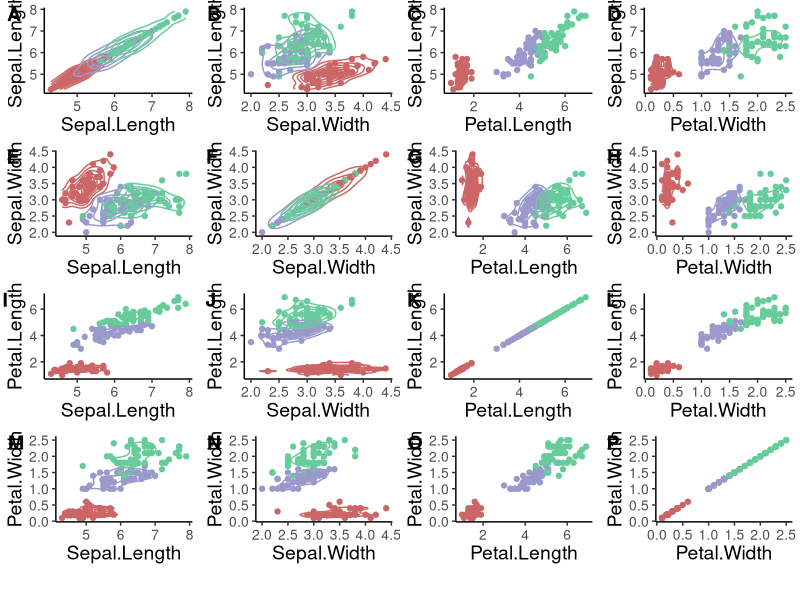

Generate this figure with R:
## ---- chunk 1
library(ggplot2)
library(purrr)
library(cowplot)
## ---- chunk 2
gguc <- function(x=1,y=1){
  ggplot(data = iris, aes_string(x = iris[[x]], y = iris[[y]], color = iris$Species))+
    geom_point()+
    geom_density_2d()+
    xlab(x)+
    ylab(y)+
    scale_color_manual(values=c("#CC6666", "#9999CC", "#66CC99"))+
    theme_classic()+
    theme(axis.text = element_text(size = 10), 
          axis.title = element_text(size = 14),
          legend.position = "bottom",
          legend.title = element_blank(),
          legend.text = element_text(size = 18))
}
## ---- chunk 3
dat1 <- names(iris)[1:4]
dat1 <- set_names(dat1)
dat1
## ---- chunk 4
all_plots2 = map(dat1,
                 ~map(dat1, gguc, y = .x))
## ---- chunk 5
labs <- c("A", "B", "C", "D", "E", "F", "G", "H", "I", "J", "K", "L", "M", "N", "O", "P")
thing <- plot_grid(all_plots2[[1]][[1]]+theme(legend.position = "none"),
                   all_plots2[[1]][[2]]+theme(legend.position = "none"),
                   all_plots2[[1]][[3]]+theme(legend.position = "none"),
                   all_plots2[[1]][[4]]+theme(legend.position = "none"),
                   all_plots2[[2]][[1]]+theme(legend.position = "none"),
                   all_plots2[[2]][[2]]+theme(legend.position = "none"),
                   all_plots2[[2]][[3]]+theme(legend.position = "none"),
                   all_plots2[[2]][[4]]+theme(legend.position = "none"),
                   all_plots2[[3]][[1]]+theme(legend.position = "none"),
                   all_plots2[[3]][[2]]+theme(legend.position = "none"),
                   all_plots2[[3]][[3]]+theme(legend.position = "none"),
                   all_plots2[[3]][[4]]+theme(legend.position = "none"),
                   all_plots2[[4]][[1]]+theme(legend.position = "none"),
                   all_plots2[[4]][[2]]+theme(legend.position = "none"),
                   all_plots2[[4]][[3]]+theme(legend.position = "none"),
                   all_plots2[[4]][[4]]+theme(legend.position = "none"),
                   nrow = 4, ncol = 4,
                   labels = labs)

legnd <- get_legend(all_plots2[[1]][[1]])
things <- plot_grid(thing, legnd, ncol = 1, rel_heights = c(1, 0.05))
## ---- chunk 6
things
